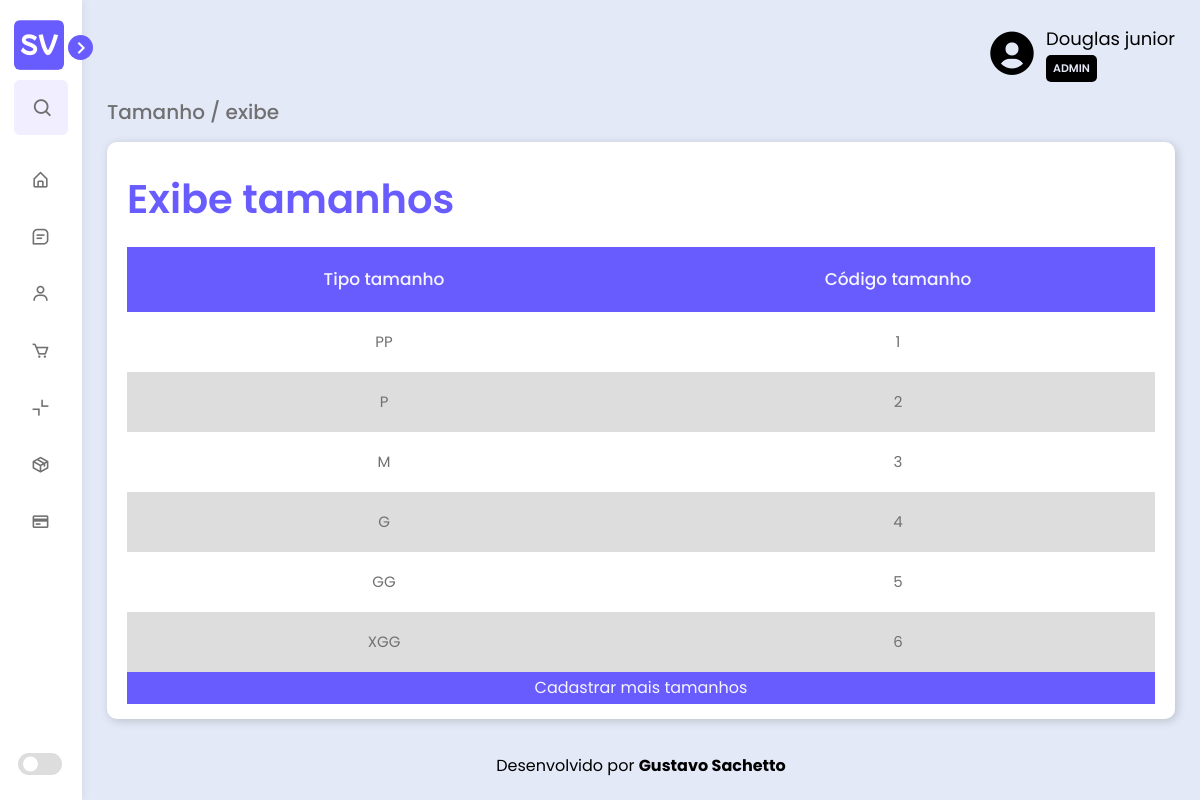
The page /view/pages/tamanho.php on the database its author committed.
### tables this page shows
create table tamanho(
	codTam int auto_increment not null primary key,
    tipoTamanho char(5) unique
);

### model/conexao.php (called while the page is built, shortened)
<?php
class conexao {
    private $pdo;
    public function __construct($dbname, $host, $user, $password) {
        try {
            $this -> pdo = New PDO ("mysql:dbname=" . $dbname . ";host=" . $host, $user, $password);
            return "CONEXÃO DO PDO";
        } catch (PDOException $erro) {
            return "ERRO DE CONEXÃO NO PDO:" . $erro -> getMessage();
            exit();
        } catch (Exception $erro) {
            return "ERRO NÃO PASSOU DA CONEXÃO:" . $erro -> getMessage();
            exit();
        }
    }
    public function consultaTamanho() {
        $consulta = "SELECT * FROM tamanho ORDER BY codTam ASC";
        $resultado = $this -> consultaBanco($consulta);
        return $resultado;
    }
    public function consultaBanco($consulta) {
        $consultaBanco = $this -> pdo -> query($consulta);
        $consultaBanco -> execute();
        while ($resultado = $consultaBanco -> fetchAll(PDO::FETCH_ASSOC)) {
            return $resultado;
        }
    }
}
?>

### controller/exibeTamanho.php (the view)
<?php
    require_once '../../model/conexao.php';
    $config = parse_ini_file('../../model/config.ini');
    $conexao = new conexao ($config['dbname'], $config['host'], $config['user'], $config['password']);
    $tamanhos = $conexao -> consultaTamanho();
    if (isset($tamanhos)) {
        echo "
        <table>
            <thead>
                <tr>
                    <td>Tipo tamanho</td>
                    <td>Código tamanho</td>
                </tr>
            </thead>
            <tbody>
        ";
        foreach ($tamanhos as $item) {
            echo "
                <tr>
                    <td>" . stripslashes($item['tipoTamanho']) . "</td>
                    <td>" . stripslashes($item['codTam']) . "</td>
                </tr>
            ";
        }
        echo "
            </tbody>
            <tfoot>
                <tr>
                    <td colspan='13'><a href='cadastroTamanho.php'>Cadastrar mais tamanhos</a></td>
                </tr>
            </tfoot>
        </table>";
    } else {
        echo "<p>Nenhum tamanho cadastrado! <a href='cadastroTamanho.php'>Cadastrar</a></p>";
    }
?>

### view/css/style.css (style rules this page uses)
* { margin: 0; padding: 0; text-decoration: none; font-family: 'Poppins', Arial, Helvetica, sans-serif; }
:root { --neutral-color: #000000; --body-color: #E4E9F7; --form-color: #FFFFFF; --sidebar-color: #FFFFFF; --alert-color: #FFFFFF; --primary-color: #695CFE; --secondary-color: #695CFE; --primary-color-light: #F6F5FF; --toggle-color: #DDDDDD; --tbody-color: #DDDDDD; --title-color: #18191A; --text-color: #707070; --text-color-dark: #252525; --link-color: #775fff; --link-color-hover: #2f1cfd; --link-color-default: #1a92e2; --button-color-submit: #3ed65f; --button-color-search: #4aa3df; --button-color-edit: #df924a; --button-color-see: #ab70ee; --button-color-reset: #ca3131; --base-color: #F0EEFF; --sidebar-shadow: 0px 0px 10px #00000015; --form-shadow: 2px 2px 10px #0000002c; --button-shadow: 1px 5px 10px #00000033; --transition-01: all 0.1s ease; --transition-02: all 0.2s ease; --transition-03: all 0.3s ease; --transition-04: all 0.4s ease; }
body { height: 100vh; background: var(--body-color); margin-left: 82px; }

### view/css/table.css (style rules this page uses)
table, th, td { width: 90px; }
table { width: 100%; text-align: center; }
table>thead { font-size: 17px; font-weight: 500; color: var(--primary-color-light); background-color: var(--secondary-color); }
table>thead td { padding: 20px 5px; }
table>tbody td { color: var(--text-color); font-size: 15px; padding: 3px 5px; height: 60px; }
table>tfoot td { padding: 4px 5px; background-color: var(--secondary-color); }
table>tfoot td > a { color: var(--primary-color-light); text-decoration: none; }
tr:nth-child(even) { background-color: var(--tbody-color); }

### rows shown on the page
tamanho: tipoTamanho "PP", codTam "1"
tamanho: tipoTamanho "P", codTam "2"
tamanho: tipoTamanho "M", codTam "3"
tamanho: tipoTamanho "G", codTam "4"
tamanho: tipoTamanho "GG", codTam "5"
tamanho: tipoTamanho "XGG", codTam "6"
